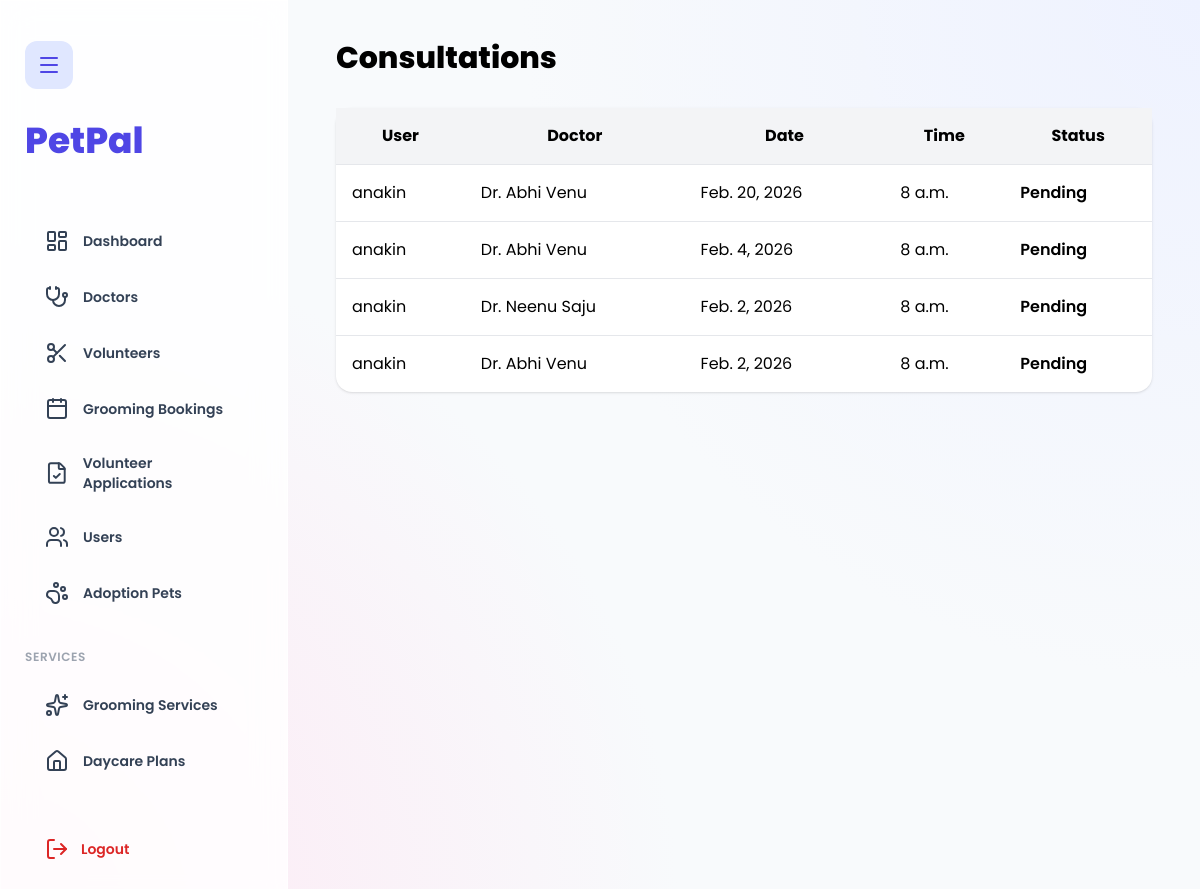
Page /petadmin/consultations/ on the committed database.
### petapp/models.py (models this page shows, shortened)
class Consultation(models.Model):
    user = models.ForeignKey(user_registration, on_delete=models.CASCADE)
    doctor = models.ForeignKey(doctor_registration, on_delete=models.CASCADE)
    pet_name = models.CharField(max_length=100, null=True, blank=True)
    pet_type = models.CharField(max_length=50, null=True, blank=True)
    age = models.PositiveIntegerField(null=True, blank=True)
    issue = models.TextField()
    date = models.DateField()
    time = models.TimeField()
    status = models.CharField(
        max_length=20,
        choices=[("Pending","Pending"),("Approved","Approved"),
                 ("Completed","Completed"),("Rejected","Rejected")],
        default="Pending"
    )
    created_at = models.DateTimeField(auto_now_add=True)
    class Meta:
        unique_together = ("doctor", "date", "time")
        ordering = ["-created_at"]

class user_registration(models.Model):
    name = models.CharField(max_length=100)
    username = models.CharField(max_length=100, unique=True)
    email = models.EmailField(unique=True)
    password = models.CharField(max_length=100)
    is_active = models.BooleanField(default=True)
    profile_image = models.ImageField(upload_to="profiles/", blank=True, null=True)
    is_email_verified = models.BooleanField(default=False)

### doctor/models.py (models this page shows, shortened)
class doctor_registration(models.Model):
    name = models.CharField(max_length=100)
    email = models.EmailField(unique=True)
    phone = models.CharField(max_length=15, blank=True, null=True)
    city = models.CharField(max_length=50, blank=True, null=True)
    specialization = models.CharField(max_length=50, blank=True, null=True)
    experience = models.IntegerField(blank=True, null=True)
    license = models.CharField(max_length=50, blank=True, null=True)
    clinic = models.CharField(max_length=100, blank=True, null=True)
    image = models.ImageField(upload_to='doctorImages/', blank=True, null=True)
    password = models.CharField(max_length=128)
    is_active = models.BooleanField(default=True)
    is_checkout = models.BooleanField(default=True)
    is_available = models.BooleanField(default=False)

### Petadmin/views.py (the view)
# urls.py: path("consultations/", views.consultationAdmin, name="consultationAdmin"),
def consultationAdmin(request):
    consultations = Consultation.objects.all().order_by("-created_at")
    return render(request, "petadmin/consultationAdmin.html", {"consultations": consultations})

### templates/Petadmin/consultationAdmin.html
{% extends "petadmin/baseAdmin.html" %}
{% block content %}
<h1 class="text-3xl font-extrabold mb-8">Consultations</h1>
<table class="w-full bg-white rounded-2xl shadow">
<thead class="bg-gray-100">
<tr>
  <th class="p-4">User</th>
  <th class="p-4">Doctor</th>
  <th class="p-4">Date</th>
  <th class="p-4">Time</th>
  <th class="p-4">Status</th>
</tr>
</thead>
<tbody>
{% for c in consultations %}
<tr class="border-t">
  <td class="p-4">{{ c.user.name }}</td>
  <td class="p-4">Dr. {{ c.doctor.name }}</td>
  <td class="p-4">{{ c.date }}</td>
  <td class="p-4">{{ c.time }}</td>
  <td class="p-4 font-semibold">{{ c.status }}</td>
</tr>
{% endfor %}
</tbody>
</table>
{% endblock %}

### templates/Petadmin/baseadmin.html (style rules this page uses)
body { font-family:"Poppins",sans-serif; background: radial-gradient(circle at top right,#eef2ff,transparent 45%), radial-gradient(circle at bottom left,#fde7f3,transparent 45%), #f8fafc; }

### rows in the picture
Consultation: user.name "anakin", doctor.name "Abhi Venu", date "Feb. 20, 2026", time "8 a.m.", status "Pending"
Consultation: user.name "anakin", doctor.name "Abhi Venu", date "Feb. 4, 2026", time "8 a.m.", status "Pending"
Consultation: user.name "anakin", doctor.name "Neenu Saju", date "Feb. 2, 2026", time "8 a.m.", status "Pending"
Consultation: user.name "anakin", doctor.name "Abhi Venu", date "Feb. 2, 2026", time "8 a.m.", status "Pending"
